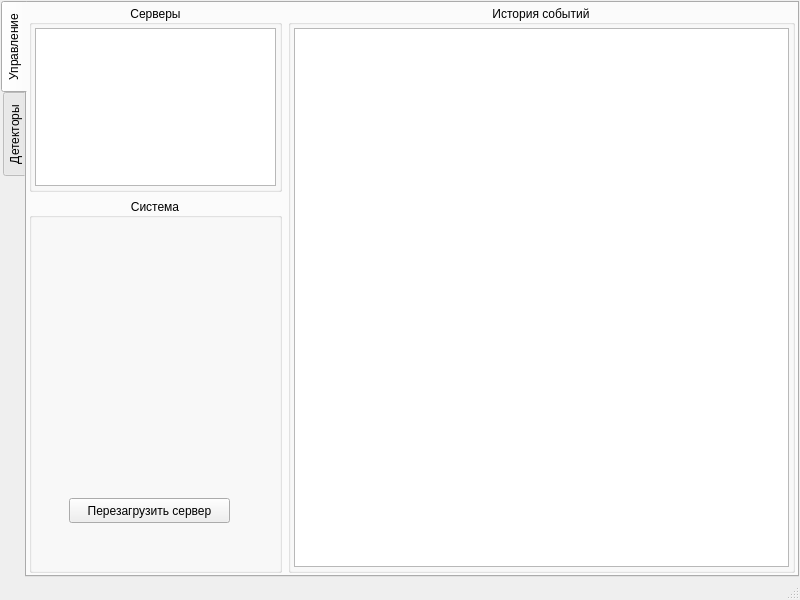
<?xml version="1.0" encoding="UTF-8"?>
<ui version="4.0">
 <class>MainWindow</class>
 <widget class="QMainWindow" name="MainWindow">
  <property name="geometry">
   <rect>
    <x>0</x>
    <y>0</y>
    <width>800</width>
    <height>600</height>
   </rect>
  </property>
  <property name="windowTitle">
   <string>Панель управления</string>
  </property>
  <widget class="QWidget" name="centralwidget">
   <layout class="QVBoxLayout" name="verticalLayout">
    <property name="spacing">
     <number>0</number>
    </property>
    <property name="leftMargin">
     <number>1</number>
    </property>
    <property name="topMargin">
     <number>1</number>
    </property>
    <property name="rightMargin">
     <number>1</number>
    </property>
    <property name="bottomMargin">
     <number>1</number>
    </property>
    <item>
     <widget class="QTabWidget" name="tabWidget">
      <property name="tabPosition">
       <enum>QTabWidget::West</enum>
      </property>
      <property name="currentIndex">
       <number>0</number>
      </property>
      <widget class="QWidget" name="tab">
       <attribute name="title">
        <string>Управление</string>
       </attribute>
       <layout class="QHBoxLayout" name="horizontalLayout_3" stretch="1,2">
        <property name="leftMargin">
         <number>2</number>
        </property>
        <property name="topMargin">
         <number>2</number>
        </property>
        <property name="rightMargin">
         <number>2</number>
        </property>
        <property name="bottomMargin">
         <number>2</number>
        </property>
        <item>
         <layout class="QVBoxLayout" name="verticalLayout_5" stretch="1,2">
          <item>
           <widget class="QGroupBox" name="groupBox_4">
            <property name="title">
             <string>Серверы</string>
            </property>
            <property name="alignment">
             <set>Qt::AlignCenter</set>
            </property>
            <layout class="QVBoxLayout" name="verticalLayout_6">
             <property name="leftMargin">
              <number>3</number>
             </property>
             <property name="topMargin">
              <number>3</number>
             </property>
             <property name="rightMargin">
              <number>3</number>
             </property>
             <property name="bottomMargin">
              <number>3</number>
             </property>
             <item>
              <widget class="QListView" name="listView_3"/>
             </item>
            </layout>
           </widget>
          </item>
          <item>
           <widget class="QGroupBox" name="groupBox_5">
            <property name="title">
             <string>Система</string>
            </property>
            <property name="alignment">
             <set>Qt::AlignCenter</set>
            </property>
            <widget class="QPushButton" name="pushButton_4">
             <property name="geometry">
              <rect>
               <x>40</x>
               <y>300</y>
               <width>161</width>
               <height>25</height>
              </rect>
             </property>
             <property name="text">
              <string>Перезагрузить сервер</string>
             </property>
            </widget>
           </widget>
          </item>
         </layout>
        </item>
        <item>
         <widget class="QGroupBox" name="groupBox_3">
          <property name="title">
           <string>История событий</string>
          </property>
          <property name="alignment">
           <set>Qt::AlignCenter</set>
          </property>
          <layout class="QVBoxLayout" name="verticalLayout_4">
           <property name="leftMargin">
            <number>3</number>
           </property>
           <property name="topMargin">
            <number>3</number>
           </property>
           <property name="rightMargin">
            <number>3</number>
           </property>
           <property name="bottomMargin">
            <number>3</number>
           </property>
           <item>
            <widget class="QListView" name="listView_2"/>
           </item>
          </layout>
         </widget>
        </item>
       </layout>
      </widget>
      <widget class="QWidget" name="tab_2">
       <attribute name="title">
        <string>Детекторы</string>
       </attribute>
       <layout class="QHBoxLayout" name="horizontalLayout_2" stretch="5,1">
        <property name="spacing">
         <number>4</number>
        </property>
        <property name="leftMargin">
         <number>2</number>
        </property>
        <property name="topMargin">
         <number>2</number>
        </property>
        <property name="rightMargin">
         <number>2</number>
        </property>
        <property name="bottomMargin">
         <number>2</number>
        </property>
        <item>
         <layout class="QVBoxLayout" name="verticalLayout_2" stretch="3,2">
          <item>
           <widget class="QLabel" name="label">
            <property name="text">
             <string>Трансляция отключена</string>
            </property>
            <property name="alignment">
             <set>Qt::AlignCenter</set>
            </property>
           </widget>
          </item>
          <item>
           <widget class="QGroupBox" name="groupBox_2">
            <property name="title">
             <string>Состояние детектора</string>
            </property>
            <property name="alignment">
             <set>Qt::AlignCenter</set>
            </property>
           </widget>
          </item>
         </layout>
        </item>
        <item>
         <widget class="QGroupBox" name="groupBox">
          <property name="title">
           <string>Детекторы</string>
          </property>
          <layout class="QVBoxLayout" name="verticalLayout_3">
           <property name="spacing">
            <number>3</number>
           </property>
           <property name="leftMargin">
            <number>2</number>
           </property>
           <property name="topMargin">
            <number>2</number>
           </property>
           <property name="rightMargin">
            <number>2</number>
           </property>
           <property name="bottomMargin">
            <number>2</number>
           </property>
           <item>
            <widget class="QLineEdit" name="lineEdit"/>
           </item>
           <item>
            <widget class="QListView" name="listView"/>
           </item>
           <item>
            <layout class="QHBoxLayout" name="horizontalLayout">
             <property name="spacing">
              <number>4</number>
             </property>
             <item>
              <widget class="QPushButton" name="pushButton">
               <property name="text">
                <string>+</string>
               </property>
              </widget>
             </item>
             <item>
              <widget class="QPushButton" name="pushButton_2">
               <property name="text">
                <string>-</string>
               </property>
              </widget>
             </item>
            </layout>
           </item>
          </layout>
         </widget>
        </item>
       </layout>
      </widget>
     </widget>
    </item>
   </layout>
  </widget>
  <widget class="QMenuBar" name="menubar">
   <property name="geometry">
    <rect>
     <x>0</x>
     <y>0</y>
     <width>800</width>
     <height>22</height>
    </rect>
   </property>
  </widget>
  <widget class="QStatusBar" name="statusbar"/>
 </widget>
 <resources/>
 <connections/>
</ui>
